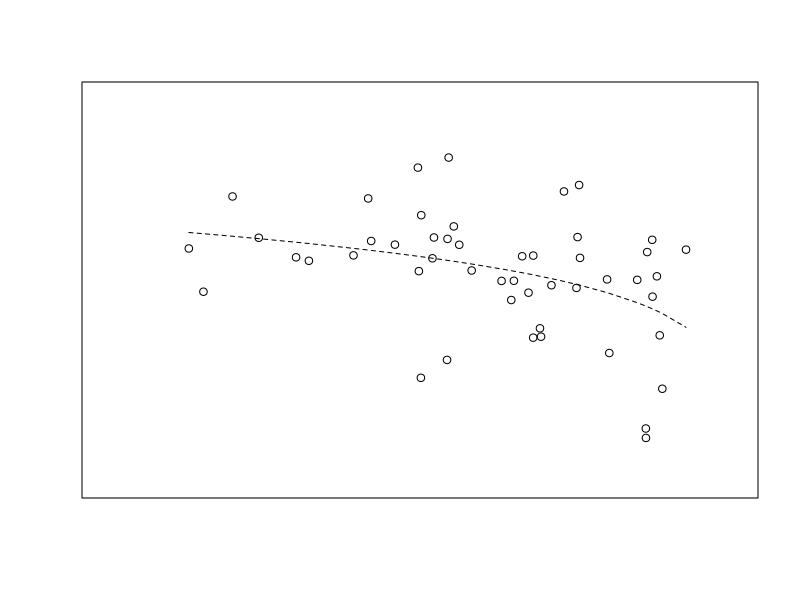

Here is the R script that generated this plot: (Note: this script raises an error after producing the figure.)
#
#source("Functions.r")
#data <- read.csv("Data/Martinez-vilalta 2014.csv")
#
## Parameterization
#ca <- 400
#k <- 0.05
#MAP <- 1000
#LAI <- 1
#Vcmax <- 50
#cp <- 30
#Km <- 703
#Rd <- 1
#a <- 1.6
#nZ <- 0.5
#p <- 43200
#l <- 1.8e-5
#VPD <- 0.02
#pe <- -1.58*10^-3
#b <- 4.38
#kxmax <- 5
#c <- 2.64
#d <- 3.54
#h <- l*a*LAI/nZ*p
#h2 <- l*LAI/nZ*p/1000
#h3 <- 10
#gamma <- 1/((MAP/365/k)/1000)*nZ
#
## Figure
#windows(8, 6)
#par(mgp=c(2.2, 1, 0), xaxs="i", yaxs="i", lwd=2, mar=c(3.5, 4, 1, 0.5), mfrow=c(1, 1))

# Martinez-vilalta 2014
rawdata <- read.csv("Data/Martinez-vilalta 2014.csv")
data <- data.frame(P50=rawdata$P50.Mpa, sigma=rawdata$sigma)
data <- data[order(data$P50), ]
plot(data$P50, data$sigma,
     type="p", xaxt="n", yaxt="n", xlab=NA, ylab=NA,
     xlim=c(-10, 0), ylim=c(0.2, 1.4), cex.lab=1.3)

fit <- nls(sigma ~ a*(-P50)^b+c, data=data, start=list(a=0.8459, b=0.1261, c=-0.1320),
           control=c(minFactor=1e-5))
lines(data$P50, predict(fit), lty=2)

# Sensitivity analysis
SA <- seq(1, 10, by=0.5)
Psi50 <- sapply(SA, Psi50fd)
Slope <- numeric(length=length(SA))
for(i in 1:length(SA)){
  d <- SA[i]
  wL <- uniroot(ESSBf, c(0.1, 1), tol=.Machine$double.eps)$root
  psL <- psf(wL)
  Slope[i] <- (ESSpxpsf(psL)-ESSpxpsf(pe))/(psL-pe)
}

points(Psi50, Slope, type="l")

axis(1, xlim=c(-10, 0), pos=0.2, lwd=2)
mtext(expression(psi[x50]~(MPa)),side=1,line=2.3, cex=1.3)
axis(2, ylim=c(0.2, 1.4), pos=-10, lwd=2)
mtext(expression(Slope~of~psi[x]*(psi[s])~(MPa~MPa^-1)), side=2, line=2.1, cex=1.3)
legend("bottomleft", legend=expression(Martinez-vilalta~italic(et~al.)~2014, "Regression model from literature","Our model prediction"), lty=c(NA, 2, 1), pch=c(1, NA, NA))
text(-10*(1-0.05/8*6), 0.2+1.2*0.95, "b", cex=1.5)
